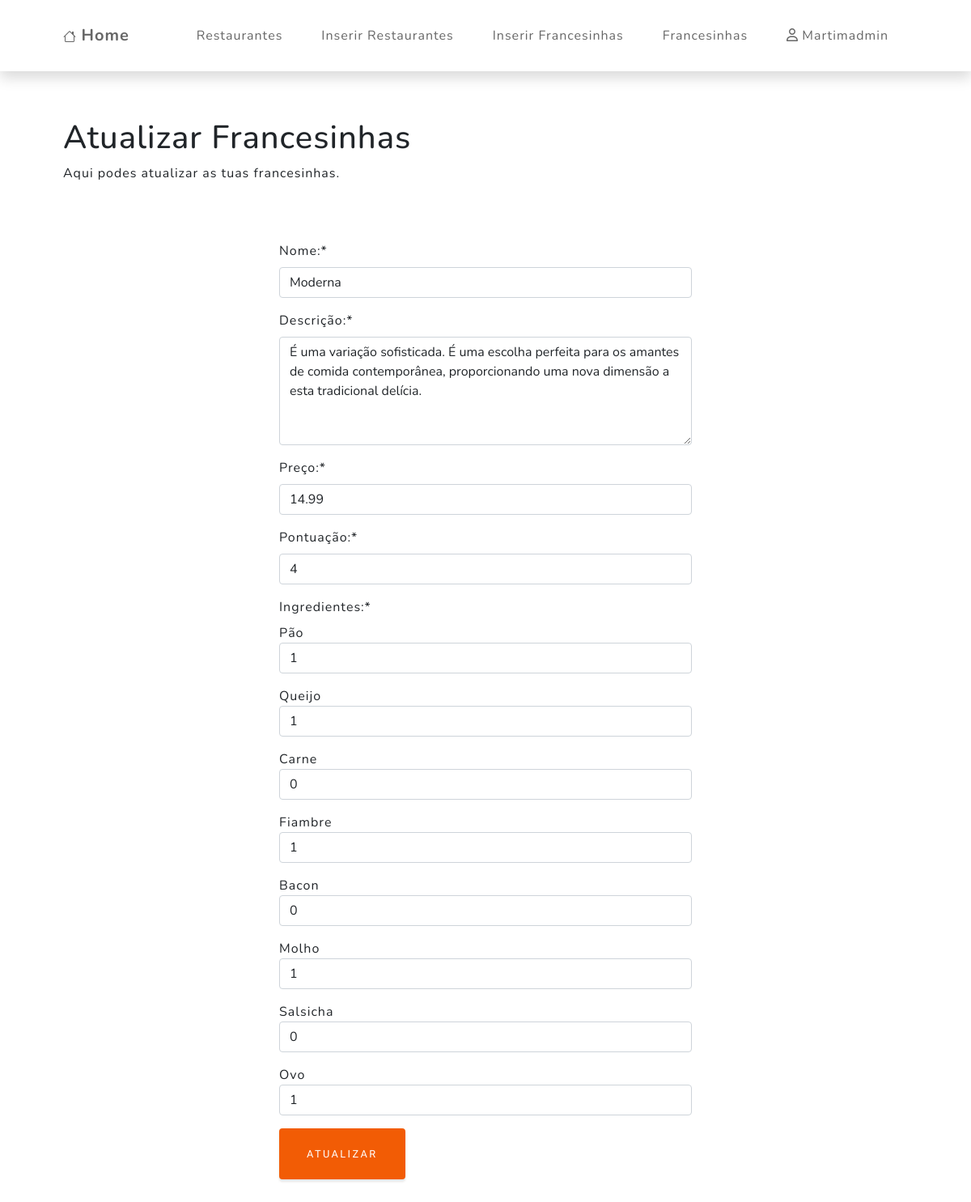
Screenshot of /update_fran.php?id=2 (signed in) with the database file from the repository.
### tables this page shows
CREATE TABLE `ingredientes_francesinhas` (
  `ref_ingredientes` int(11) NOT NULL,
  `ref_francesinhas` int(11) NOT NULL,
  `quantidade` int(11) NOT NULL
);

CREATE TABLE `ingredientes` (
  `id_ingredientes` int(11) NOT NULL,
  `nome` varchar(45) NOT NULL
);

### update_fran.php (called while the page is built)
<?php include_once "./components/cp_head.php" ?>
<?php include_once "./components/cp_navbar.php" ?>
<?php include_once "./components/cp_update_fran.php" ?>
<?php include_once "./components/cp_footer.php" ?>

### components/cp_update_fran.php (the view, shortened to what this page needs)
<?php
if (isset($_GET['id'])) {
    $id_francesinhas = $_GET['id'];
    $query = "SELECT nome, descricao, preco, pontuacao FROM francesinhas WHERE id_francesinhas = ?";
    $link = new_db_connection();
    $stmt = mysqli_stmt_init($link);
    if (mysqli_stmt_prepare($stmt, $query)) {
        mysqli_stmt_bind_param($stmt, "i", $id_francesinhas);
        mysqli_stmt_execute($stmt);
        mysqli_stmt_bind_result($stmt, $nome, $descricao, $preco, $pontuacao);
    } else {
        echo "Erro ao preparar a query: " . mysqli_error($link);
        mysqli_close($link);
        exit();
    }
    $query_ingredientes = "SELECT ingredientes.id_ingredientes, ingredientes.nome, ingredientes_francesinhas.quantidade
                               FROM ingredientes
                               INNER JOIN ingredientes_francesinhas
                               ON ingredientes.id_ingredientes = ingredientes_francesinhas.ref_ingredientes
                               WHERE ingredientes_francesinhas.ref_francesinhas = ?";
    $stmt = mysqli_stmt_init($link);
    $ingredientes_francesinha = [];
    if (mysqli_stmt_prepare($stmt, $query_ingredientes)) {
        mysqli_stmt_bind_param($stmt, "i", $id_francesinhas);
        mysqli_stmt_execute($stmt);
        mysqli_stmt_bind_result($stmt, $id_ingredientes, $ingrediente_nome, $quantidade);
        while (mysqli_stmt_fetch($stmt)) {
            $ingredientes_francesinha[] = ['id_ingredientes' => $id_ingredientes, 'nome' => $ingrediente_nome, 'quantidade' => $quantidade];
        }
    } else {
        echo "Erro ao preparar a query dos ingredientes: " . mysqli_error($link);
        mysqli_close($link);
        exit();
    }
    $query_all_ingredientes = "SELECT id_ingredientes, nome FROM ingredientes";
    $stmt = mysqli_stmt_init($link);
    $todos_ingredientes = [];
    if (mysqli_stmt_prepare($stmt, $query_all_ingredientes)) {
        mysqli_stmt_execute($stmt);
        mysqli_stmt_bind_result($stmt, $id_ingredientes, $ingrediente_nome);
        while (mysqli_stmt_fetch($stmt)) {
            $todos_ingredientes[] = ['id_ingredientes' => $id_ingredientes, 'nome' => $ingrediente_nome];
        }
    } else {
        echo "Erro ao preparar a query de todos os ingredientes: " . mysqli_error($link);
        mysqli_close($link);
        exit();
    }
} else {
    echo "ID da francesinha não especificado.";
    exit();
}
?>
<section class="sec-filmes pb-5" id="lista-filmes">
    <div class="container px-lg-5 pt-3">
        <div class="row justify-content-center">
            <?php
            include_once "./components/cp_intro_update_fran.php";
            ?>
            <form class="col-6" action="./scripts/sc_update_fran.php" method="post" enctype="multipart/form-data" class="was-validated">
                <div class="mb-3 mt-3">
                    <label for="nome" class="form-label">Nome:*</label>
                    <input type="text" class="form-control" id="nome" name="nome" value="<?= $nome ?>" required>
                </div>
                <div class="mb-3 mt-3">
                    <label for="descricao" class="form-label">Descrição:*</label>
                    <textarea class="form-control" id="descricao" name="descricao" rows="5" required><?= $descricao ?></textarea>
                </div>
                <div class="mb-3 mt-3">
                    <label for="preco" class="form-label">Preço:*</label>
                    <input type="number" step="0.01" class="form-control" id="preco" name="preco" value="<?= $preco ?>" required>
                </div>
                <div class="mb-3 mt-3">
                    <label for="pontuacao" class="form-label">Pontuação:*</label>
                    <input type="number" class="form-control" id="pontuacao" name="pontuacao" value="<?= $pontuacao ?>" min="0" max="5" required>
                </div>
                <div class="mb-3 mt-3">
                    <label for="ingredientes" class="form-label">Ingredientes:*</label>
                    <?php
                    foreach ($todos_ingredientes as $ingrediente) {
                        $quantidade = 0;
                        foreach ($ingredientes_francesinha as $ingrediente_fran) {
                            if ($ingrediente['id_ingredientes'] == $ingrediente_fran['id_ingredientes']) {
                                $quantidade = $ingrediente_fran['quantidade'];
                                break;
                            }
                        }
                        echo "<div class='mb-3'>";
                        echo "<label for='ingrediente_" . $ingrediente['id_ingredientes'] . "'>" . $ingrediente['nome'] . "</label>";
                        echo "<input type='number' class='form-control' id='ingrediente_" . $ingrediente['id_ingredientes'] . "' name='ingredientes[" . $ingrediente['id_ingredientes'] . "]' value='" . $quantidade . "' min='0'>";
                        echo "</div>";
                    }
                    ?>
                </div>
                <button type="submit" class="btn btn-primary">Atualizar</button>
            </form>
        </div>
    </div>
</section>

### rows the page displays
ingredientes_francesinhas: quantidade "1"
ingredientes: nome "Carne", value "0"
ingredientes_francesinhas: quantidade "1"
ingredientes: nome "Bacon", value "0"
ingredientes_francesinhas: quantidade "1"
ingredientes: nome "Salsicha", value "0"
ingredientes_francesinhas: quantidade "1"

### other values shown
$_SESSION['user'] "Martimadmin"
$ingrediente['nome'] "Pão"
$ingrediente['nome'] "Queijo"
$ingrediente['nome'] "Fiambre"
$ingrediente['nome'] "Molho"
$ingrediente['nome'] "Ovo"
